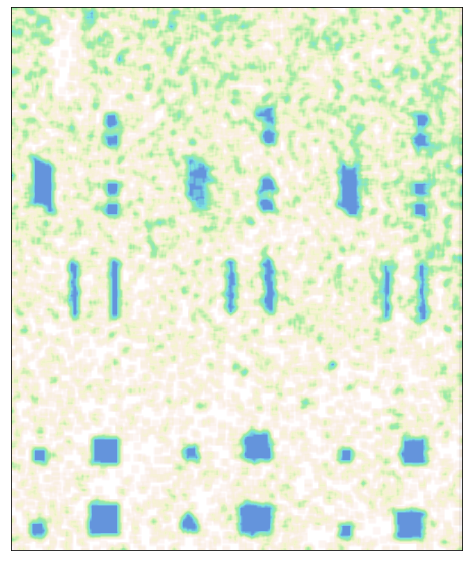
#> input picture Defect detection/zero-parameter canny/mean_filter.png, 469 x 561 px; its folder holds only this picture in this run
$ jupyter execute 'Auto canny for mean image.ipynb'
#> lines starting #> are read from the running program, lines starting #| are printed output that depends on the picture
[cell 1]
# import the necessary packages
import numpy as np
import argparse
import glob
import cv2
def auto_canny(image, sigma=0.33):
    # compute the median of the single channel pixel intensities
    v = np.median(image)
    # apply automatic Canny edge detection using the computed median
    lower = int(max(0, (1.0 - sigma) * v))
    upper = int(min(255, (1.0 + sigma) * v))
    edged = cv2.Canny(image, lower, upper)
    # return the edged image
    return edged


image_path = "D:/LAB Project Data/1D signal/boundary/composite patch/zero-parameter canny"
#for images in glob.glob('image_path' + '/*.png'):
for images in glob.glob('D:/LAB Project Data/1D signal/boundary/composite patch/zero-parameter canny/*.png'):
#for imagePath in glob.glob(args["images"] + "/*.png"):
    # load the image, convert it to grayscale, and blur it slightly
    image = cv2.imread(images)
#> image is the input picture: shape (561, 469, 3); mean B, G, R 216.8, 238.2, 228.7
    gray = cv2.cvtColor(image, cv2.COLOR_BGR2GRAY)
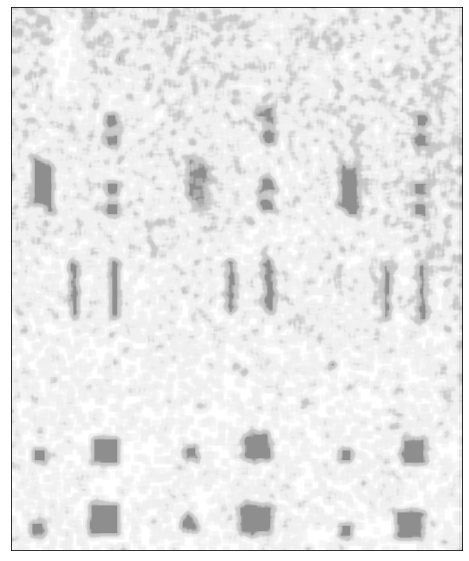
#> gray: shape (561, 469); min 17, max 255, mean 232.9
    #blurred = cv2.GaussianBlur(gray, (5, 5), 0)
    # apply Canny edge detection using a wide threshold, tight
    # threshold, and automatically determined threshold
    wide = cv2.Canny(gray, 10, 200)
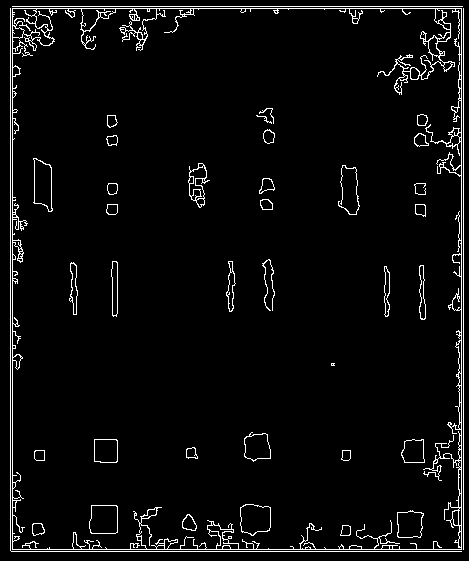
#> wide: shape (561, 469); 4.3% white in thin lines or dots
    tight = cv2.Canny(gray, 225, 250)
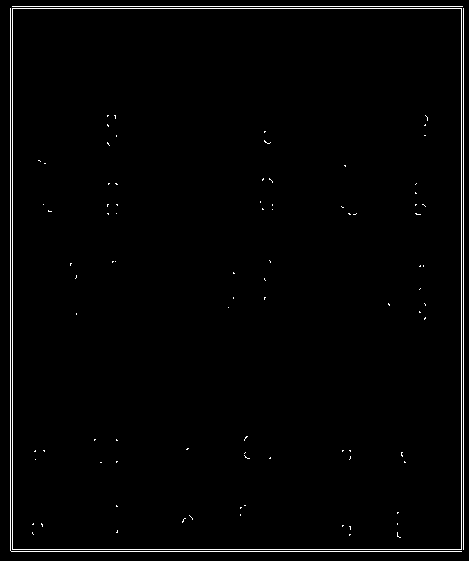
#> tight: shape (561, 469); 1.6% white in thin lines or dots
    auto = auto_canny(gray)
#> in auto_canny, `v = np.median(image)`: v = 240
#> in auto_canny, `lower = int(max(0, (1.0 - sigma) * v))`: lower = 160
#> in auto_canny, `upper = int(min(255, (1.0 + sigma) * v))`: upper = 255
#> in auto_canny, `edged = cv2.Canny(image, lower, upper)`:
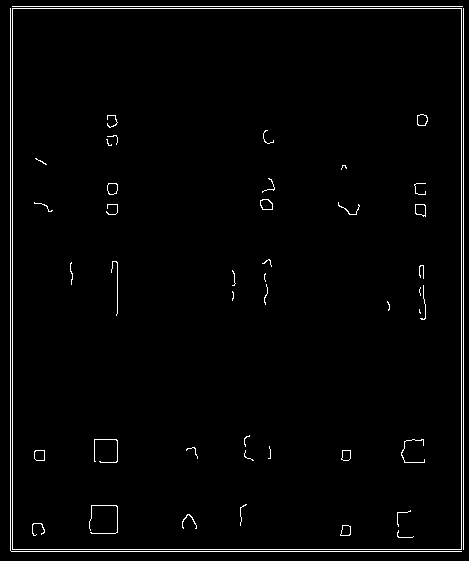
#> edged: shape (561, 469); 2% white in thin lines or dots
    # show the images
    cv2.imshow("Original", image)
    #cv2.imshow("Blurred", blurred)
    #cv2.imshow("Blurred", blurred2)
    cv2.imshow("Edges", np.hstack([wide, tight, auto]))
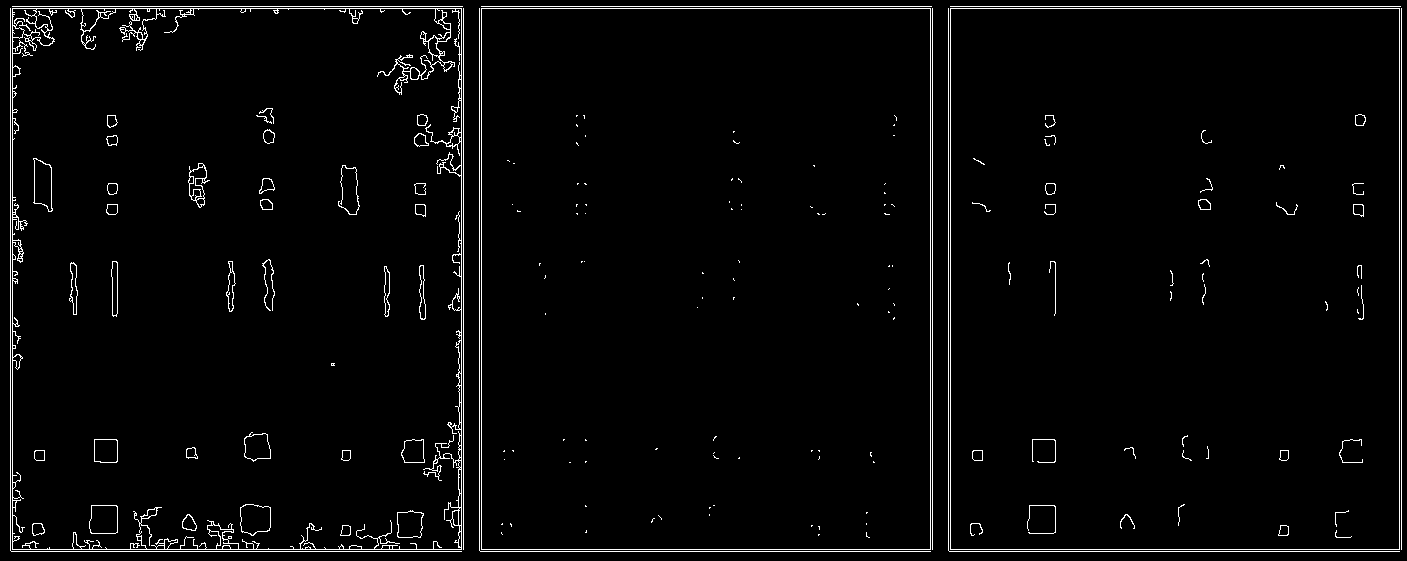
#> window 'Edges': shape (561, 1407); 2.6% white in thin lines or dots
    cv2.waitKey(0)
    cv2.destroyAllWindows()
